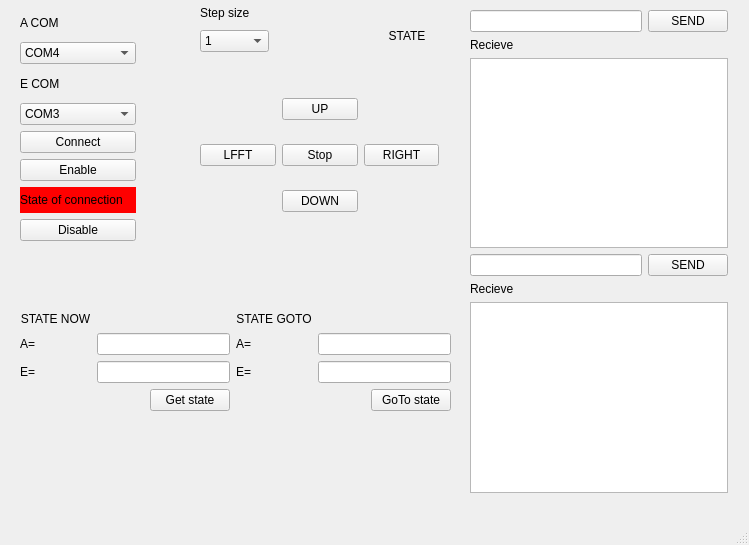
<?xml version="1.0" encoding="UTF-8"?>
<ui version="4.0">
 <class>MainWindow</class>
 <widget class="QMainWindow" name="MainWindow">
  <property name="geometry">
   <rect>
    <x>0</x>
    <y>0</y>
    <width>749</width>
    <height>545</height>
   </rect>
  </property>
  <property name="windowTitle">
   <string>MainWindow</string>
  </property>
  <widget class="QWidget" name="centralwidget">
   <widget class="QWidget" name="layoutWidget">
    <property name="geometry">
     <rect>
      <x>20</x>
      <y>10</y>
      <width>116</width>
      <height>231</height>
     </rect>
    </property>
    <layout class="QVBoxLayout" name="verticalLayout_2">
     <item>
      <widget class="QLabel" name="label">
       <property name="text">
        <string>A COM</string>
       </property>
      </widget>
     </item>
     <item>
      <widget class="QComboBox" name="comboBox">
       <item>
        <property name="text">
         <string>COM4</string>
        </property>
       </item>
      </widget>
     </item>
     <item>
      <widget class="QLabel" name="label_2">
       <property name="text">
        <string>E COM</string>
       </property>
      </widget>
     </item>
     <item>
      <widget class="QComboBox" name="comboBox_2">
       <item>
        <property name="text">
         <string>COM3</string>
        </property>
       </item>
      </widget>
     </item>
     <item>
      <widget class="QPushButton" name="pushButton">
       <property name="text">
        <string>Connect</string>
       </property>
      </widget>
     </item>
     <item>
      <widget class="QPushButton" name="pushButton_8">
       <property name="text">
        <string>Enable</string>
       </property>
      </widget>
     </item>
     <item>
      <widget class="QLabel" name="label_3">
       <property name="styleSheet">
        <string notr="true">background-color: rgb(255, 0, 0);</string>
       </property>
       <property name="text">
        <string>State of connection</string>
       </property>
      </widget>
     </item>
     <item>
      <widget class="QPushButton" name="pushButton_9">
       <property name="text">
        <string>Disable</string>
       </property>
      </widget>
     </item>
    </layout>
   </widget>
   <widget class="QComboBox" name="comboBox_3">
    <property name="geometry">
     <rect>
      <x>200</x>
      <y>30</y>
      <width>69</width>
      <height>22</height>
     </rect>
    </property>
    <item>
     <property name="text">
      <string>1</string>
     </property>
    </item>
    <item>
     <property name="text">
      <string>10</string>
     </property>
    </item>
    <item>
     <property name="text">
      <string>100</string>
     </property>
    </item>
    <item>
     <property name="text">
      <string>1000</string>
     </property>
    </item>
    <item>
     <property name="text">
      <string>10000</string>
     </property>
    </item>
    <item>
     <property name="text">
      <string>50000</string>
     </property>
    </item>
    <item>
     <property name="text">
      <string>100000</string>
     </property>
    </item>
    <item>
     <property name="text">
      <string>500000</string>
     </property>
    </item>
   </widget>
   <widget class="QLabel" name="label_6">
    <property name="geometry">
     <rect>
      <x>200</x>
      <y>-10</y>
      <width>114</width>
      <height>45</height>
     </rect>
    </property>
    <property name="text">
     <string>Step size</string>
    </property>
   </widget>
   <widget class="QLabel" name="label_7">
    <property name="geometry">
     <rect>
      <x>380</x>
      <y>30</y>
      <width>54</width>
      <height>12</height>
     </rect>
    </property>
    <property name="text">
     <string>STATE</string>
    </property>
    <property name="alignment">
     <set>Qt::AlignCenter</set>
    </property>
   </widget>
   <widget class="QWidget" name="layoutWidget">
    <property name="geometry">
     <rect>
      <x>200</x>
      <y>80</y>
      <width>239</width>
      <height>151</height>
     </rect>
    </property>
    <layout class="QGridLayout" name="gridLayout">
     <item row="1" column="0">
      <widget class="QPushButton" name="pushButton_3">
       <property name="text">
        <string>LFFT</string>
       </property>
      </widget>
     </item>
     <item row="1" column="2">
      <widget class="QPushButton" name="pushButton_4">
       <property name="text">
        <string>RIGHT</string>
       </property>
      </widget>
     </item>
     <item row="2" column="1">
      <widget class="QPushButton" name="pushButton_5">
       <property name="text">
        <string>DOWN</string>
       </property>
      </widget>
     </item>
     <item row="0" column="1">
      <widget class="QPushButton" name="pushButton_2">
       <property name="text">
        <string>UP</string>
       </property>
      </widget>
     </item>
     <item row="1" column="1">
      <widget class="QPushButton" name="pushButton_10">
       <property name="text">
        <string>Stop</string>
       </property>
      </widget>
     </item>
    </layout>
   </widget>
   <widget class="QWidget" name="">
    <property name="geometry">
     <rect>
      <x>470</x>
      <y>10</y>
      <width>258</width>
      <height>483</height>
     </rect>
    </property>
    <layout class="QGridLayout" name="gridLayout_3">
     <item row="0" column="0">
      <widget class="QLineEdit" name="lineEdit"/>
     </item>
     <item row="0" column="1">
      <widget class="QPushButton" name="pushButton_6">
       <property name="text">
        <string>SEND</string>
       </property>
      </widget>
     </item>
     <item row="1" column="0">
      <widget class="QLabel" name="label_8">
       <property name="text">
        <string>Recieve</string>
       </property>
      </widget>
     </item>
     <item row="2" column="0" rowspan="2" colspan="2">
      <widget class="QTextBrowser" name="textBrowser"/>
     </item>
     <item row="4" column="0">
      <widget class="QLineEdit" name="lineEdit_2"/>
     </item>
     <item row="5" column="0">
      <widget class="QLabel" name="label_10">
       <property name="text">
        <string>Recieve</string>
       </property>
      </widget>
     </item>
     <item row="6" column="0" colspan="2">
      <widget class="QTextBrowser" name="textBrowser_2"/>
     </item>
     <item row="4" column="1">
      <widget class="QPushButton" name="pushButton_11">
       <property name="text">
        <string>SEND</string>
       </property>
      </widget>
     </item>
    </layout>
   </widget>
   <widget class="QWidget" name="">
    <property name="geometry">
     <rect>
      <x>20</x>
      <y>310</y>
      <width>431</width>
      <height>101</height>
     </rect>
    </property>
    <layout class="QGridLayout" name="gridLayout_2">
     <item row="1" column="0">
      <widget class="QLabel" name="label_4">
       <property name="text">
        <string>A=</string>
       </property>
      </widget>
     </item>
     <item row="1" column="1" colspan="2">
      <widget class="QLineEdit" name="lineEdit_5"/>
     </item>
     <item row="1" column="3">
      <widget class="QLabel" name="label_12">
       <property name="text">
        <string>A=</string>
       </property>
      </widget>
     </item>
     <item row="1" column="4" colspan="2">
      <widget class="QLineEdit" name="lineEdit_7"/>
     </item>
     <item row="2" column="0">
      <widget class="QLabel" name="label_5">
       <property name="text">
        <string>E=</string>
       </property>
      </widget>
     </item>
     <item row="2" column="1" colspan="2">
      <widget class="QLineEdit" name="lineEdit_6"/>
     </item>
     <item row="2" column="3">
      <widget class="QLabel" name="label_13">
       <property name="text">
        <string>E=</string>
       </property>
      </widget>
     </item>
     <item row="2" column="4" colspan="2">
      <widget class="QLineEdit" name="lineEdit_8"/>
     </item>
     <item row="3" column="2">
      <widget class="QPushButton" name="pushButton_7">
       <property name="text">
        <string>Get state</string>
       </property>
      </widget>
     </item>
     <item row="3" column="5">
      <widget class="QPushButton" name="pushButton_12">
       <property name="text">
        <string>GoTo state</string>
       </property>
      </widget>
     </item>
     <item row="0" column="0">
      <widget class="QLabel" name="label_9">
       <property name="text">
        <string>STATE NOW</string>
       </property>
       <property name="alignment">
        <set>Qt::AlignCenter</set>
       </property>
      </widget>
     </item>
     <item row="0" column="3">
      <widget class="QLabel" name="label_11">
       <property name="text">
        <string>STATE GOTO</string>
       </property>
       <property name="alignment">
        <set>Qt::AlignCenter</set>
       </property>
      </widget>
     </item>
    </layout>
   </widget>
  </widget>
  <widget class="QMenuBar" name="menubar">
   <property name="geometry">
    <rect>
     <x>0</x>
     <y>0</y>
     <width>749</width>
     <height>23</height>
    </rect>
   </property>
  </widget>
  <widget class="QStatusBar" name="statusbar"/>
 </widget>
 <resources/>
 <connections/>
</ui>
